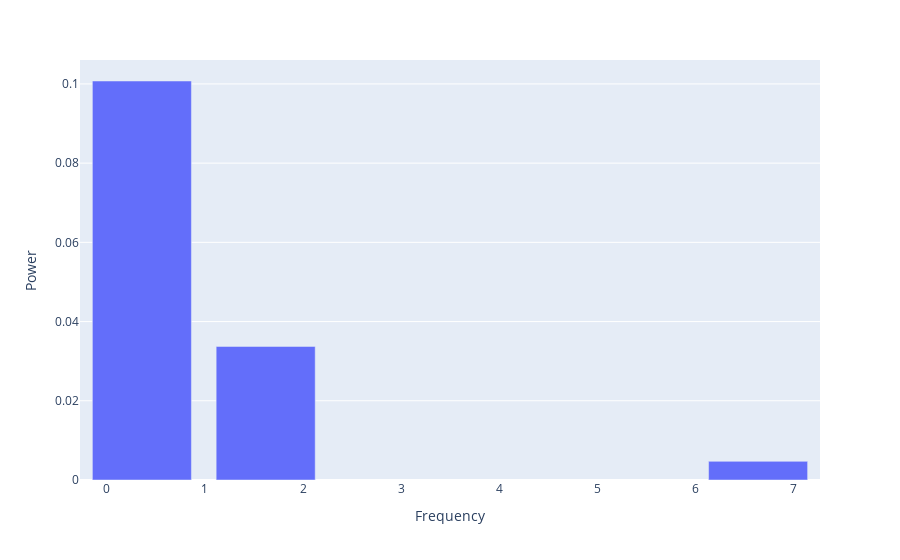

Notebook code for this chart:
### Code cell
df_result_table = sts.fft_df(sts_accel_A, 'accel_x', 1/20)
print(df_result_table)
df_result_table.plot.bar(x='Frequency',y='Power')

### Figure 1 — Plotly figure (JSON) as saved in the notebook; plotly's stock layout.template omitted (floating-point values rounded to 4 significant figures)
{"data": [{"alignmentgroup": "True", "hovertemplate": "Frequency=%{x}<br>Power=%{y}<extra></extra>", "legendgroup": "", "marker": {"color": "#636efa", "pattern": {"shape": ""}}, "name": "", "offsetgroup": "", "orientation": "v", "showlegend": false, "textposition": "auto", "type": "bar", "x": [0.3569, 1.619, 6.641], "xaxis": "x", "y": [0.1007, 0.03372, 0.004706], "yaxis": "y"}], "layout": {"barmode": "relative", "legend": {"tracegroupgap": 0}, "margin": {"t": 60}, "xaxis": {"anchor": "y", "domain": [0, 1], "title": {"text": "Frequency"}}, "yaxis": {"anchor": "x", "domain": [0, 1], "title": {"text": "Power"}}}}
